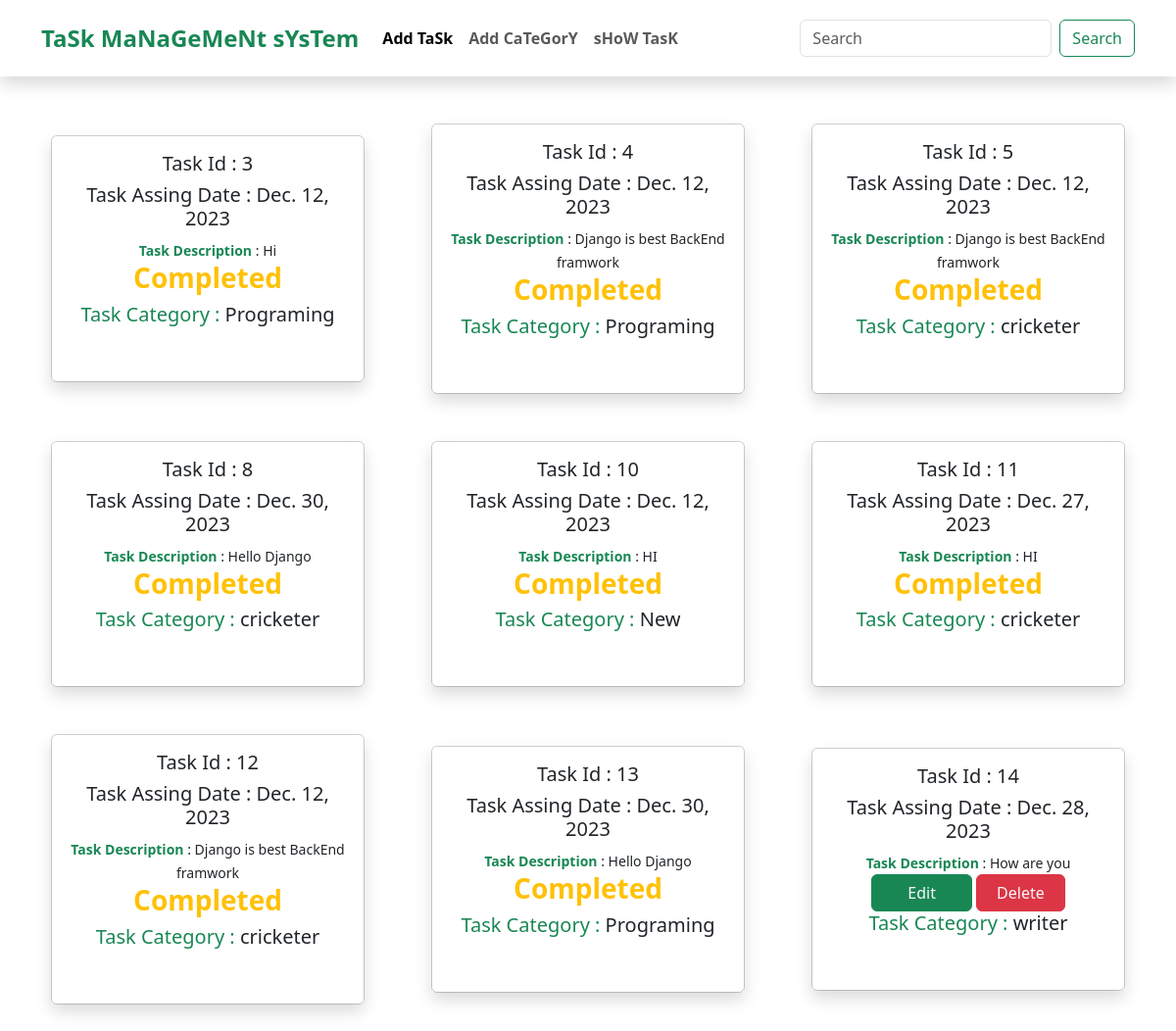
The app's page /, older data.
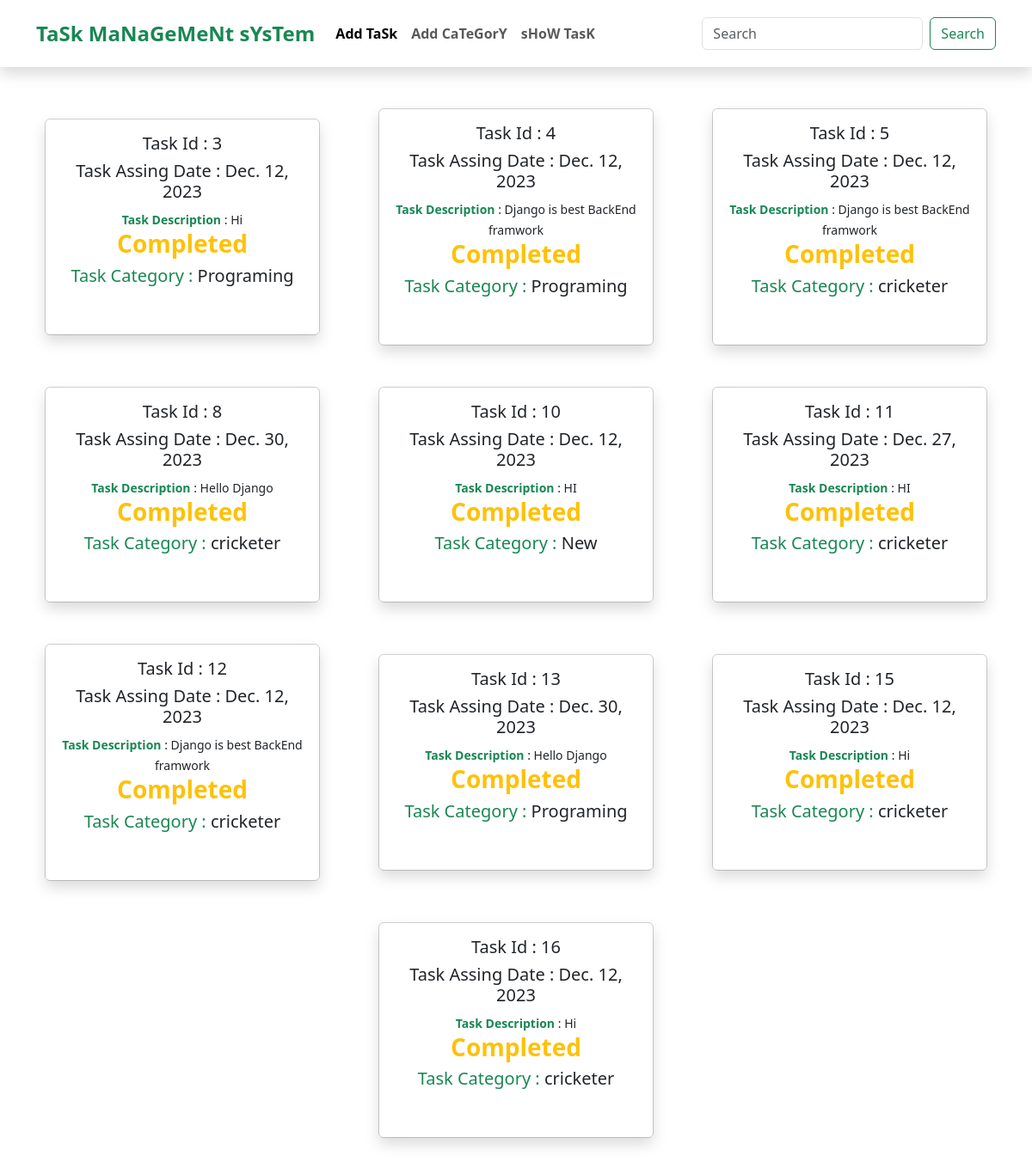
The same page, newer data.
### TaskCatagory/models.py (models this page shows, shortened)
class TaskCategory(models.Model):
    Category_Name = models.CharField(max_length=50)
    TaskModel = models.ManyToManyField(TaskModels)

### TaskModel/models.py (models this page shows, shortened)
class TaskModels(models.Model):
    task_title = models.CharField(max_length=50)
    taskDescription = models.TextField()
    is_completed = models.BooleanField(default=False)
    Task_Assign_Date = models.DateField()

### task_management_system/views.py (the view)
# urls.py: path('', views.Home.as_view(), name='showtask' )
class Home(TemplateView):
    template_name = 'home.html'
    def get_context_data(self,**kwargs):
        context = super().get_context_data(**kwargs)
        context['data'] = TaskCategory.objects.all()
        return context

### templates/home.html (shortened to what this page needs)
{% extends "base.html" %}
{%block content %}
<div class="container d-flex flex-wrap gap-5 justify-content-around align-items-center mt-5 mb-5">
  {% for post in data %}
  <div class="card" style="width: 20rem">
    <div class="card-body text-center shadow pb-5 ">
      <h5 class="card-title ">Task Id : {{post.id}}</h5>
      {% for taskModelNow in post.TaskModel.all %}
      <h5 class="card-title">
        Task Assing Date : {{taskModelNow.Task_Assign_Date}}
      </h5>
      <small> <span class="text-success fw-bold">Task Description</span> : {{taskModelNow.taskDescription}}</small>
      {% if taskModelNow.is_completed %}
      <h3 class="text-warning fw-bolder">Completed</h3>
      {% else %}
      <br>
      <button class="btn btn-success"><a class="text-decoration-none text-light mx-4" href="{% url 'edit_post' post.id%}">Edit</a></button>
      <button class="btn btn-danger"><a class="text-decoration-none text-light mx-2" href="{% url 'delete' post.id%}">Delete</a></button>
      {% endif %}
      {%endfor%}
      <h5> <span class="text-success">Task Category :</span> {{post.Category_Name}} </h5>
    </div>
  </div>
  {% endfor %}
</div>
{% endblock%}

Row changes from the older to the newer data that the page shows:
removed TaskCategory: id "14", Category_Name "writer"
no longer on this page (row unchanged): TaskModels: Task_Assign_Date "Dec. 28, 2023", taskDescription "How are you", is_completed "Edit", shown under "14"
added TaskCategory: id "15", Category_Name "cricketer", TaskModels (Task_Assign_Date "Dec. 12, 2023", taskDescription "Hi", is_completed "Completed")
added TaskCategory: id "16", Category_Name "cricketer", TaskModels (Task_Assign_Date "Dec. 12, 2023", taskDescription "Hi", is_completed "Completed")
